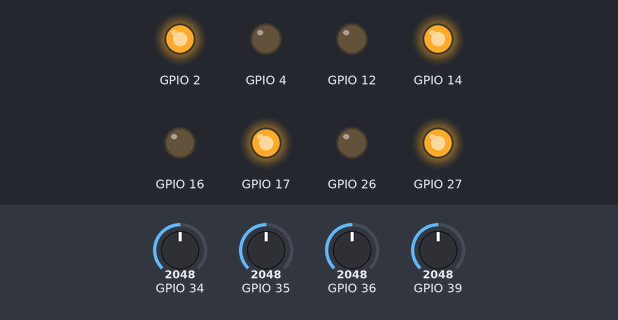
Simulated run of this sketch. Board: ESP32. Shown: output pins drawn as LEDs (lit = HIGH). The test bench sets the inputs (shaded band); at power-on: GPIO 34 = 2048, GPIO 35 = 2048, GPIO 36 = 2048, GPIO 39 = 2048.

Above: at 2.2 s.
At 5.4 s:
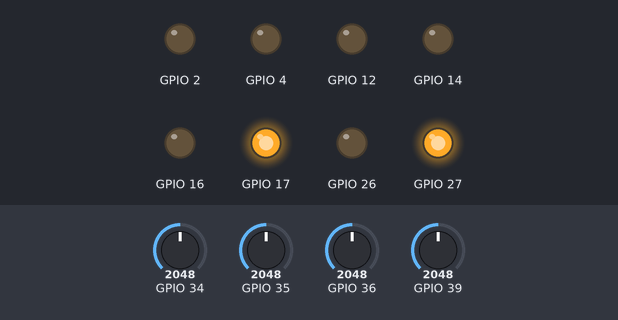
At 6.6 s:
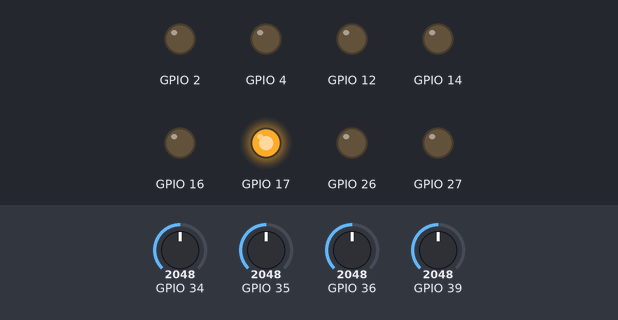
At 7.9 s:
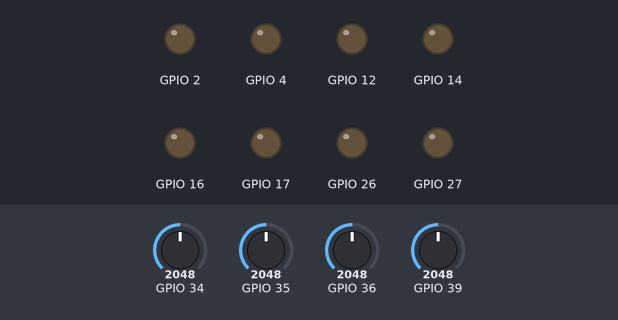
Timing chart, 0 to 9.4 s (numbered marks = the images above):
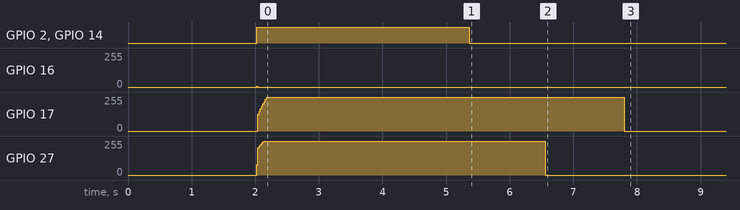

Measured:
- by itself, GPIO 17: 127/255 → 255/255 at 2.1 s, → 0/255 5.7 s later

The sketch:

Motor_Subsystem_Test_AS5600_DRV8833.ino
```cpp
#include "Motor_Subsystem.h"


//{MotorPin1, MotorPin2, EncAnalogPin, EncDir}
MotorControl frontLeftMotor(12, 14, 34, 0);
MotorControl frontRightMotor(4, 2, 39, 1);
MotorControl backLeftMotor(27, 26, 35, 0);
MotorControl backRightMotor(17, 16, 36, 1);

MotionParameters motionParams1;
MotionParameters motionParams2;
MotionParameters motionParams3;
MotionParameters motionParams4;
int Start = 0;
void setup() {
  Serial.begin(115200);
  frontLeftMotor.setupMotorSystem();
  frontRightMotor.setupMotorSystem();
  backLeftMotor.setupMotorSystem();
  backRightMotor.setupMotorSystem();

  // motor_subsystem_setup();
  delay(2000);
  // generateStepResponse();

  motionParams1 = frontLeftMotor.calculateTrapezoidalProfile(-2000, 0, 0);
  motionParams2 = frontRightMotor.calculateTrapezoidalProfile(-2000, 0, 0);
  motionParams3 = backLeftMotor.calculateTrapezoidalProfile(2000, 0, 0);
  motionParams4 = backRightMotor.calculateTrapezoidalProfile(2000, 0, 0, 400);
  frontLeftMotor.resetPID();
  frontRightMotor.resetPID();
  backLeftMotor.resetPID();
  backRightMotor.resetPID();

  // Start = 1;
  // static unsigned long prev_FL = 0;
  // // long start_en = frontRightMotor.updateEncoder();
  while ((motionParams4.time_step < (motionParams4.T))) {
    frontLeftMotor.followProfile(&motionParams1);
    frontRightMotor.followProfile(&motionParams2);
    backLeftMotor.followProfile(&motionParams3);
    backRightMotor.followProfile(&motionParams4);

    // if ((millis() - prev_FL) >= 10) {
    //   prev_FL = millis();
    //   Serial.print(millis());
    //   Serial.print(" , ");
    //   Serial.print(backRightMotor.updateEncoder());
    //   Serial.println();
    // }
  }

  // MotionParameters motionParamsX = frontLeftMotor.calculateTrapezoidalProfile(-1000, 0, 0);   // X movement
  // MotionParameters motionParamsY = frontRightMotor.calculateTrapezoidalProfile(-1000, 0, 0);  // Y movement

  // // Reset all PIDs
  // frontLeftMotor.resetPID();
  // frontRightMotor.resetPID();
  // backLeftMotor.resetPID();
  // backRightMotor.resetPID();

  // // Run the combined profile
  // while ((motionParamsX.time_step < motionParamsX.T) || (motionParamsY.time_step < motionParamsY.T)) {
  //   followXYProfile(&motionParamsX, &motionParamsY);  // 1.0, 1.0 are direction coefficients
  // }
}


void loop() {
  // frontLeftMotor.resetPID();
  // frontRightMotor.resetPID();
  // backLeftMotor.resetPID();
  // backRightMotor.resetPID();

  frontLeftMotor.setMotorPWM(0);
  frontRightMotor.setMotorPWM(0);
  backLeftMotor.setMotorPWM(0);
  backRightMotor.setMotorPWM(0);

  // frontLeftMotor.setSpeed(200, 0);
  // frontRightMotor.setSpeed(200, 0);
  // backLeftMotor.setSpeed(200, 0);
  // backRightMotor.setSpeed(200, 0);
  Start = 0;

  // Serial.println();

  // Serial.print(frontLeftMotor.updateEncoder());
  // Serial.print(" , ");
  // Serial.print(frontLeftMotor.angle2mm());
  // Serial.print(" Speed: ");
  // Serial.print(" , ");
  // Serial.print(frontLeftMotor.setSpeed(0,0));
  // Serial.print("  ");

  // frontLeftMotor.setSpeed(300, 0);
  // frontRightMotor.setSpeed(300, 0);
  // backLeftMotor.setSpeed(300, 0);
  // backRightMotor.setSpeed(300, 0);

  // frontLeftMotor.setSpeed(300,0);

  // Serial.println();
  // frontLeftMotor.setSpeed(500, 0);
  // delay(10);
}
void followXYProfile(MotionParameters* motionParamsX, MotionParameters* motionParamsY) {
  int motor_update_interval = 50;
  unsigned long currentTime = millis();
  if ((currentTime - motionParamsX->prev_time) >= motor_update_interval) {
    motionParamsX->prev_time = currentTime;
    motionParamsY->prev_time = currentTime;

    if (motionParamsX->time_step <= motionParamsX->T || motionParamsY->time_step <= motionParamsY->T) {
      // Calculate X component velocity
      float current_Vx = 0;
      if (motionParamsX->time_step <= motionParamsX->T) {
        if (motionParamsX->time_step < motionParamsX->ta) {
          current_Vx = motionParamsX->acceleration * (motionParamsX->time_step / 1000);
        } else if ((motionParamsX->time_step >= motionParamsX->ta) && (motionParamsX->time_step <= motionParamsX->tcf)) {
          current_Vx = motionParamsX->velocity;
        } else if (motionParamsX->time_step > motionParamsX->tcf) {
          current_Vx = motionParamsX->velocity - ((motionParamsX->time_step / 1000) - (motionParamsX->tcf / 1000)) * motionParamsX->deceleration;
        }
        motionParamsX->time_step += motor_update_interval;
      }

      // Calculate Y component velocity
      float current_Vy = 0;
      if (motionParamsY->time_step <= motionParamsY->T) {
        if (motionParamsY->time_step < motionParamsY->ta) {
          current_Vy = motionParamsY->acceleration * (motionParamsY->time_step / 1000);
        } else if ((motionParamsY->time_step >= motionParamsY->ta) && (motionParamsY->time_step <= motionParamsY->tcf)) {
          current_Vy = motionParamsY->velocity;
        } else if (motionParamsY->time_step > motionParamsY->tcf) {
          current_Vy = motionParamsY->velocity - ((motionParamsY->time_step / 1000) - (motionParamsY->tcf / 1000)) * motionParamsY->deceleration;
        }
        motionParamsY->time_step += motor_update_interval;
      }

      // Combine X and Y components for each wheel
      float fl_speed = current_Vx + current_Vy;
      float fr_speed = current_Vx - current_Vy;
      float bl_speed = current_Vx - current_Vy;
      float br_speed = current_Vx + current_Vy;

      // Set speeds for each motor
      frontLeftMotor.setSpeed(fl_speed, 0);  // Note: acceleration might need adjustment
      frontRightMotor.setSpeed(fr_speed, 0);
      backLeftMotor.setSpeed(bl_speed, 0);
      backRightMotor.setSpeed(br_speed, 0);
    } else {
      // Stop all motors when both profiles are complete
      frontLeftMotor.stopMotor();
      frontRightMotor.stopMotor();
      backLeftMotor.stopMotor();
      backRightMotor.stopMotor();
    }
  }
}

void generateStepAtPWM(int pwm) {

  frontLeftMotor.setMotorPWM(pwm);
  // rightMotor.setMotorPWM(pwm);

  static unsigned long startMillis = 0;
  static unsigned long prevMillis = 0;
  startMillis = millis();
  unsigned long currentMillis = millis();
  do {
    currentMillis = millis();
    if ((currentMillis - prevMillis) >= 10) {
      Serial.print(" ");
      Serial.print(currentMillis);
      Serial.print(" ");
      Serial.print(frontLeftMotor.angle2mm());
      Serial.print(" ");
      // Serial.print(rightMotor.angle2mm());
      Serial.print(frontLeftMotor.angle2mm());
      Serial.println();

      prevMillis = currentMillis;
    }


    // startMillis = currentMillis ;
  } while ((currentMillis - startMillis) <= 2000);
}
void generateStepResponse() {

  Serial.println("Start");
  frontLeftMotor.resetPID();
  // rightMotor.resetPID();

  generateStepAtPWM(4095);
  generateStepAtPWM(3072);
  generateStepAtPWM(2048);
  generateStepAtPWM(1024);
  generateStepAtPWM(0);

  frontLeftMotor.setMotorPWM(0);

  Serial.println("End");
  // rightMotor.setMotorPWM(0);
}
```

lowPass.h
```cpp
// https://github.com/curiores/ArduinoTutorials/tree/main
// BasicFilter -> ArduinoImplementations -> LowPass -> LowPass2.0

template<int order>  // order is 1 or 2
class LowPass {
private:
  float a[order];
  float b[order + 1];
  float omega0;
  float dt;
  bool adapt;
  float tn1 = 0;
  float x[order + 1];  // Raw values
  float y[order + 1];  // Filtered values

public:
  LowPass(float f0, float fs, bool adaptive) {
    // f0: cutoff frequency (Hz)
    // fs: sample frequency (Hz)
    // adaptive: boolean flag, if set to 1, the code will automatically set
    // the sample frequency based on the time history.

    omega0 = 6.28318530718 * f0;
    dt = 1.0 / fs;
    adapt = adaptive;
    tn1 = -dt;
    for (int k = 0; k < order + 1; k++) {
      x[k] = 0;
      y[k] = 0;
    }
    setCoef();
  }

  void setCoef() {
    if (adapt) {
      float t = micros() / 1.0e6;
      dt = t - tn1;
      tn1 = t;
    }

    float alpha = omega0 * dt;
    if (order == 1) {
      a[0] = -(alpha - 2.0) / (alpha + 2.0);
      b[0] = alpha / (alpha + 2.0);
      b[1] = alpha / (alpha + 2.0);
    }
    if (order == 2) {
      float alphaSq = alpha * alpha;
      float beta[] = { 1, sqrt(2), 1 };
      float D = alphaSq * beta[0] + 2 * alpha * beta[1] + 4 * beta[2];
      b[0] = alphaSq / D;
      b[1] = 2 * b[0];
      b[2] = b[0];
      a[0] = -(2 * alphaSq * beta[0] - 8 * beta[2]) / D;
      a[1] = -(beta[0] * alphaSq - 2 * beta[1] * alpha + 4 * beta[2]) / D;
    }
  }

  float filt(float xn) {
    // Provide me with the current raw value: x
    // I will give you the current filtered value: y
    if (adapt) {
      setCoef();  // Update coefficients if necessary
    }
    y[0] = 0;
    x[0] = xn;
    // Compute the filtered values
    for (int k = 0; k < order; k++) {
      y[0] += a[k] * y[k + 1] + b[k] * x[k];
    }
    y[0] += b[order] * x[order];

    // Save the historical values
    for (int k = order; k > 0; k--) {
      y[k] = y[k - 1];
      x[k] = x[k - 1];
    }

    // Return the filtered value
    return y[0];
  }
};
```

Source omitted: Motor_Subsystem.h (13646 bytes)
